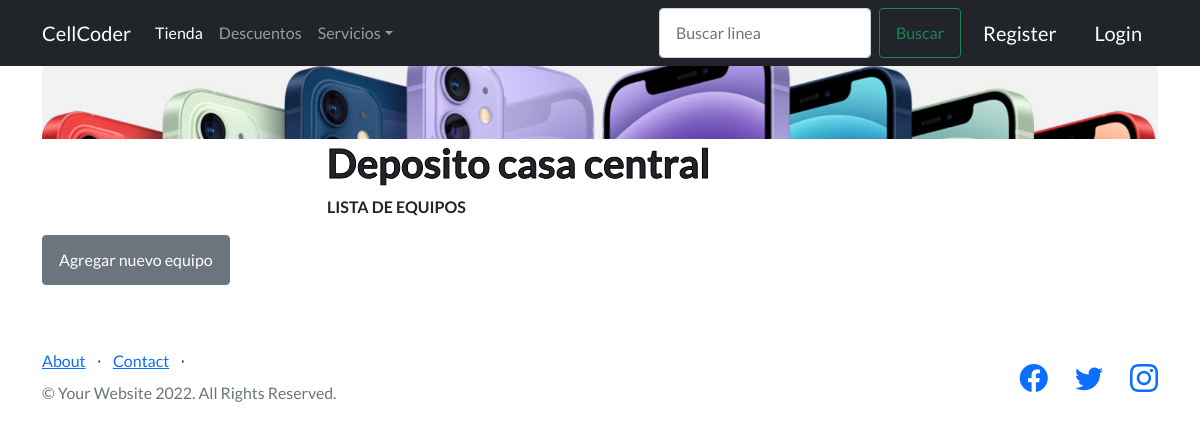
The page /AppFinal/celulares/list on the database as committed earlier.
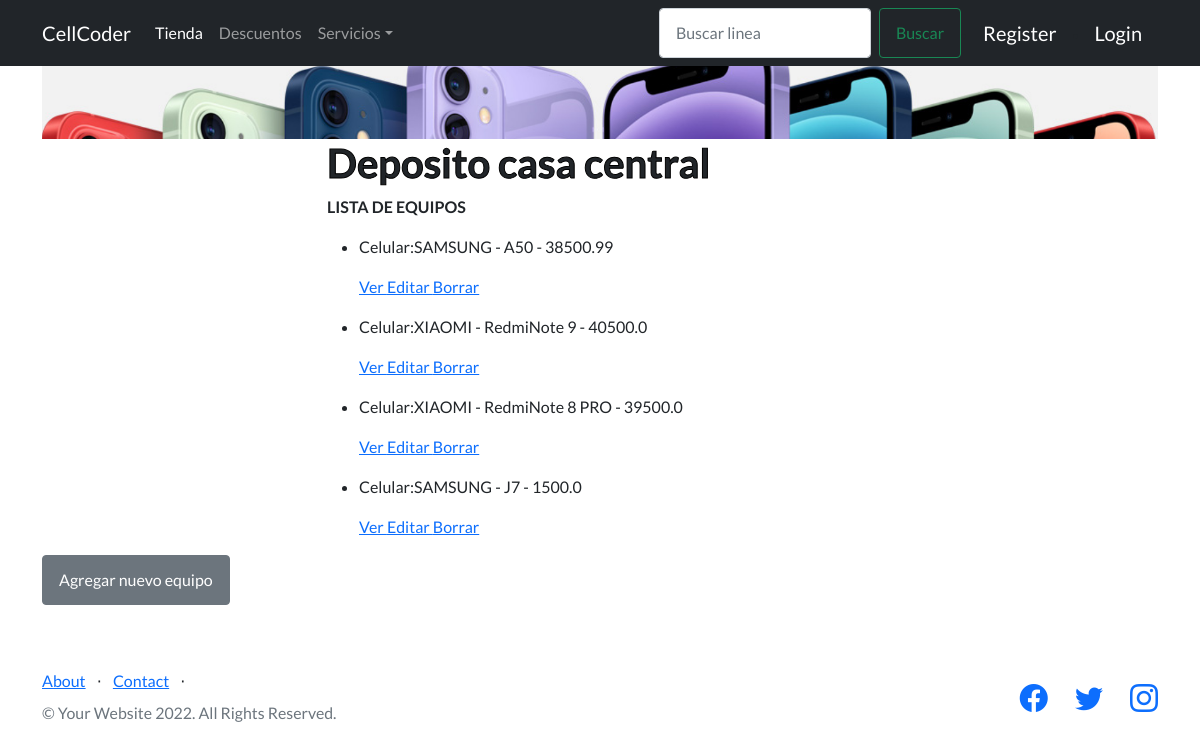
The same page on the database as committed later.
### AppFinal/models.py (models this page shows, shortened)
class Celular(models.Model):
    marca=models.CharField(max_length=40)
    modelo=models.CharField(max_length=40)
    precio=models.FloatField()

### AppFinal/views.py (the view)
# urls.py: path('celulares/list', views.CeluList.as_view(), name='Listc'),
class CeluList(ListView):
        model=Celular
        template_name="AppFinal/celulares_list.html"

### AppFinal/templates/AppFinal/celulares_list.html (shortened to what this page needs)
{% extends "AppFinal/padre.html" %}
        {% load static %}
{% block contenidoQueCambia %}
<center>
    <img class="container position-relative " src="{%static 'AppFinal/assets/img/este.jpg'%}" alt="...">
</center>
<div class="container position-relative">
    <div class="row justify-content-center">
        <div class="col-xl-6">
            <h1> Deposito casa central </h1>
            <div><b> LISTA DE EQUIPOS </b></div>
            <ul>
                {% for celular in object_list %}
                <li>
                    <p> Celular:{{celular.marca}}   -   {{celular.modelo}}   -    {{celular.precio}}</p>
                    <p>
                        <a href="{% url 'Detailc' celular.id %}"> Ver </a>
                        <a href="{% url 'Editc' celular.id %}"> Editar </a>
                        <a href="{% url 'Deletec' celular.id %}"> Borrar </a>
                    </p>
                </li>
                {% endfor %}
            </ul>
        </div>
    </div>
    <a href={% url "tuCelu" %} class="btn btn-secondary" tabindex="-1" role="button" aria-disabled="true">Agregar nuevo equipo</a>
</div>
{% endblock %}

### AppFinal/templates/AppFinal/padre.html (shortened to what this page needs)
<!DOCTYPE html>
<html lang="en">
    <head>
        {% load static%}
        <link href="https://cdn.jsdelivr.net/npm/bootstrap-icons@1.5.0/font/bootstrap-icons.css" rel="stylesheet" type="text/css" />
        <link href="{%static 'AppFinal/css/styles.css'%}" rel="stylesheet" />
    </head>
    <body>
        <nav class="navbar navbar-expand-lg navbar-dark bg-dark">
            <div class="container position-relative">
              <a class="navbar-brand" href="{% url 'inicio'%}">CellCoder</a>
                <div class="collapse navbar-collapse" id="navbarSupportedContent">
                    <ul class="navbar-nav me-auto mb-2 mb-lg-0">
                        <li class="nav-item">
                              <a class="nav-link active" aria-current="page" href="{% url 'leerCelular'%}">Tienda</a>
                        </li>
                        <li class="nav-item">
                              <a class="nav-link" href="{% url 'descuentos'%}">Descuentos</a>
                        </li>
                        <li class="nav-item dropdown">
                              <a class="nav-link dropdown-toggle" href="#" id="navbarDropdown" role="button" data-bs-toggle="dropdown" aria-expanded="false">Servicios</a>
                        </li>
                    </ul>
                          <form class="d-flex" action="/AppFinal/buscar/" method="GET">
                                    <input class="form-control me-2" placeholder="Buscar linea" type="search" name="numero" id="numero">
                                    <button class="btn btn-outline-success" type="submit">Buscar</button>
                          </form>
                          {% if request.user.is_authenticated %}
                                    <h3 class="text-muted small mb-2 mb-lg-0">User:{{user.username}}</h3>
                                    <img style="height: 40px; width: 45px" src="{{url}}">
                                    <ul class="navbar-nav me-auto mb-2 mb-lg-0">
                                    <li class="nav-item dropdown">
                                            <a class="nav-link dropdown-toggle" href="#" id="navbarDropdown" role="button" data-bs-toggle="dropdown" aria-expanded="false">
                                                    Panel de Control
                                            </a>
                                            <ul class="dropdown-menu" aria-labelledby="navbarDropdown">
                                                <li><a class="dropdown-item" href="{% url 'newLinea'%}">Cargar Linea</a></li>
                                                <li><a class="dropdown-item" href="{% url 'cliente'%}">Clientes</a></li>
                                                <li><hr class="dropdown-divider"></li>
                                                <li><a class="dropdown-item" href="{% url 'Listc' %}"> Equipos </a></li>
                                                <li><a class="dropdown-item" href="{% url 'editarPerfil' %}">Editar</a></li>
                                                <li><hr class="dropdown-divider"></li>
                                                <li><a class="dropdown-item" href="{% url 'logout' %}">Logout</a></li>
                                            </ul>
                                    </li>
                                    </ul>
                                     {% else %}
                                            <li><a class="navbar-brand" href="{% url 'Register' %}">Register</a></li>
                                            <li><a class="navbar-brand" href="{% url 'Login' %}">Login</a></li>
                             {% endif %}
                </div>
            </div>
        </nav>
        {% block contenidoQueCambia %}
        {% endblock %}
        <footer class="footer">
            <div class="container ">
                <div class="row">
                    <div class="col-lg-6 h-100 text-center text-lg-start my-auto">
                        <ul class="list-inline mb-2">
                            <li class="list-inline-item"><a href="{% url 'about' %}">About</a></li>
                            <li class="list-inline-item">⋅</li>
                            <li class="list-inline-item"><a href="mailto:desarrollo@cellcoder.com">Contact</a></li>
                            <li class="list-inline-item">⋅</li>
                        </ul>
                        <p class="text-muted small mb-4 mb-lg-0">&copy; Your Website 2022. All Rights Reserved.</p>
                    </div>
                    <div class="col-lg-6 h-100 text-center text-lg-end my-auto">
                        <ul class="list-inline mb-0">
                            <li class="list-inline-item me-4">
                                <a href="https://www.facebook.com/" target="_blank"><i class="bi-facebook fs-3"></i></a>
                            </li>
                            <li class="list-inline-item me-4">
                                <a href="https://www.twitter.com/" target="_blank"><i class="bi-twitter fs-3"></i></a>
                            </li>
                            <li class="list-inline-item">
                                <a href="https://www.instagram.com/" target="_blank"><i class="bi-instagram fs-3"></i></a>
                            </li>
                        </ul>
                    </div>
                </div>
            </div>
        </footer>
    </body>
</html>

Rows that differ between the two databases and show on the page:
added Celular: marca "SAMSUNG", modelo "A50", precio "38500.99"
added Celular: marca "XIAOMI", modelo "RedmiNote 9", precio "40500.0"
added Celular: marca "XIAOMI", modelo "RedmiNote 8 PRO", precio "39500.0"
added Celular: marca "SAMSUNG", modelo "J7", precio "1500.0"
